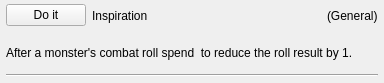
<?xml version="1.0" encoding="UTF-8"?>
<ui version="4.0">
 <class>GenericActionWidget</class>
 <widget class="QWidget" name="GenericActionWidget">
  <property name="geometry">
   <rect>
    <x>0</x>
    <y>0</y>
    <width>384</width>
    <height>83</height>
   </rect>
  </property>
  <property name="windowTitle">
   <string>Form</string>
  </property>
  <layout class="QVBoxLayout" name="verticalLayout">
   <property name="leftMargin">
    <number>6</number>
   </property>
   <property name="topMargin">
    <number>0</number>
   </property>
   <property name="rightMargin">
    <number>6</number>
   </property>
   <property name="bottomMargin">
    <number>6</number>
   </property>
   <item>
    <layout class="QHBoxLayout" name="horizontalLayout">
     <property name="spacing">
      <number>-1</number>
     </property>
     <property name="sizeConstraint">
      <enum>QLayout::SetDefaultConstraint</enum>
     </property>
     <property name="leftMargin">
      <number>0</number>
     </property>
     <property name="rightMargin">
      <number>0</number>
     </property>
     <property name="bottomMargin">
      <number>0</number>
     </property>
     <item>
      <widget class="QPushButton" name="button_do_it">
       <property name="text">
        <string>Do it</string>
       </property>
      </widget>
     </item>
     <item>
      <widget class="QLabel" name="label_name">
       <property name="text">
        <string>Inspiration</string>
       </property>
      </widget>
     </item>
     <item>
      <spacer name="horizontalSpacer">
       <property name="orientation">
        <enum>Qt::Horizontal</enum>
       </property>
       <property name="sizeHint" stdset="0">
        <size>
         <width>40</width>
         <height>2</height>
        </size>
       </property>
      </spacer>
     </item>
     <item>
      <widget class="QLabel" name="label_action_type">
       <property name="text">
        <string>(General)</string>
       </property>
      </widget>
     </item>
    </layout>
   </item>
   <item>
    <widget class="QLabel" name="label_text">
     <property name="text">
      <string>After a monster's combat roll spend &lt;Effort&gt; to reduce the roll result by 1.</string>
     </property>
     <property name="wordWrap">
      <bool>true</bool>
     </property>
    </widget>
   </item>
   <item>
    <widget class="Line" name="line">
     <property name="orientation">
      <enum>Qt::Horizontal</enum>
     </property>
    </widget>
   </item>
  </layout>
 </widget>
 <resources>
  <include location="../qrc/unbroken.qrc"/>
 </resources>
 <connections/>
</ui>
